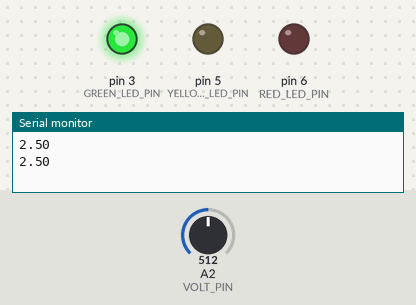
This sketch was run on a simulated Arduino Uno, built with avr-gcc and run on an emulated ATmega328P. On the bench: output pins drawn as LEDs (lit = HIGH), the last lines printed to the serial monitor. The inputs (shaded band) are chosen by the test bench; at power-on: A2 (VOLT_PIN) = 512.

Above: at 1.8 s.
1.9 s: A2 (VOLT_PIN) set to 601
3.4 s: A2 (VOLT_PIN) set to 631
At 5.2 s:
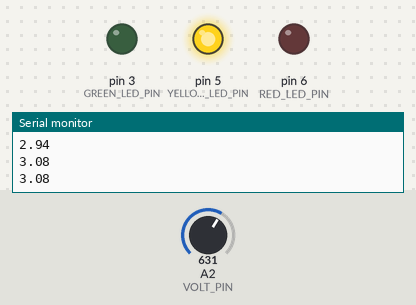
5.5 s: A2 (VOLT_PIN) set to 809
7.2 s: A2 (VOLT_PIN) set to 826
At 8.3 s:
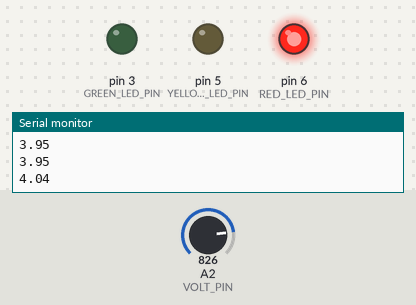
9.5 s: A2 (VOLT_PIN) set to 716
At 11.0 s:
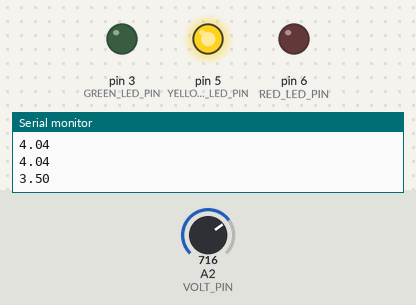
11.5 s: A2 (VOLT_PIN) set to 900
At 12.6 s:
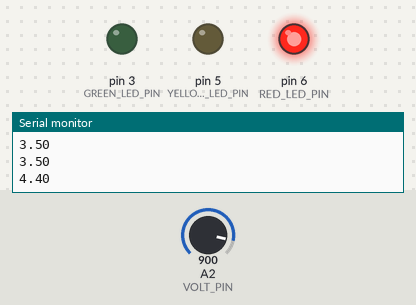
Timing chart, 0 to 14.5 s (numbered marks = the images above; inputs shaded):
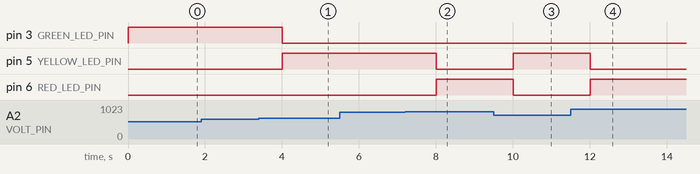

Measured:
- the behaviour switches between 613 and 614 on A2 (VOLT_PIN) (found by bisection; images 0 and 1)
- the behaviour switches between 818 and 819 on A2 (VOLT_PIN) (found by bisection; images 1 and 2)
- after the input at 3.4 s, pin 3 (GREEN_LED_PIN): HIGH → LOW after 0.60 s; pin 5 (YELLOW_LED_PIN): LOW → HIGH after 0.60 s
- after the input at 7.2 s, pin 5 (YELLOW_LED_PIN): HIGH → LOW after 0.80 s; pin 6 (RED_LED_PIN): LOW → HIGH after 0.80 s
- after the input at 9.5 s, pin 5 (YELLOW_LED_PIN): LOW → HIGH after 0.51 s; pin 6 (RED_LED_PIN): HIGH → LOW after 0.51 s
- after the input at 11.5 s, pin 5 (YELLOW_LED_PIN): HIGH → LOW after 0.51 s; pin 6 (RED_LED_PIN): LOW → HIGH after 0.51 s

The sketch:

06_potentiometer_leds_expl.ino
```cpp
// general settings
const int DELAY_TIME = 1000;
const int MAX_VOLT = 4.0;
const int WARNING_VOLT = 3.0;

// potentiometer settings
const int VOLT_PIN = A2;
int dataFromVoltPin;
float actualVolt;

// LEDs settings
const int RED_LED_PIN = 6;
const int GREEN_LED_PIN = 3;
const int YELLOW_LED_PIN = 5;

void setup()
{
    Serial.begin(9600);
    pinMode(VOLT_PIN, INPUT);
    pinMode(RED_LED_PIN, OUTPUT);
    pinMode(GREEN_LED_PIN, OUTPUT);
    pinMode(YELLOW_LED_PIN, OUTPUT);
}

void loop()
{
    dataFromVoltPin = analogRead(VOLT_PIN);
    actualVolt = (5. / 1023.) * dataFromVoltPin;
    Serial.println(actualVolt);

    if (actualVolt > MAX_VOLT)
    {
        digitalWrite(RED_LED_PIN, HIGH);
        digitalWrite(YELLOW_LED_PIN, LOW);
        digitalWrite(GREEN_LED_PIN, LOW);
    }
    else if (actualVolt < MAX_VOLT && actualVolt > WARNING_VOLT)
    {
        digitalWrite(RED_LED_PIN, LOW);
        digitalWrite(YELLOW_LED_PIN, HIGH);
        digitalWrite(GREEN_LED_PIN, LOW);
    }
    else
    {
        digitalWrite(RED_LED_PIN, LOW);
        digitalWrite(YELLOW_LED_PIN, LOW);
        digitalWrite(GREEN_LED_PIN, HIGH);
    }

    delay(DELAY_TIME);
}
```
